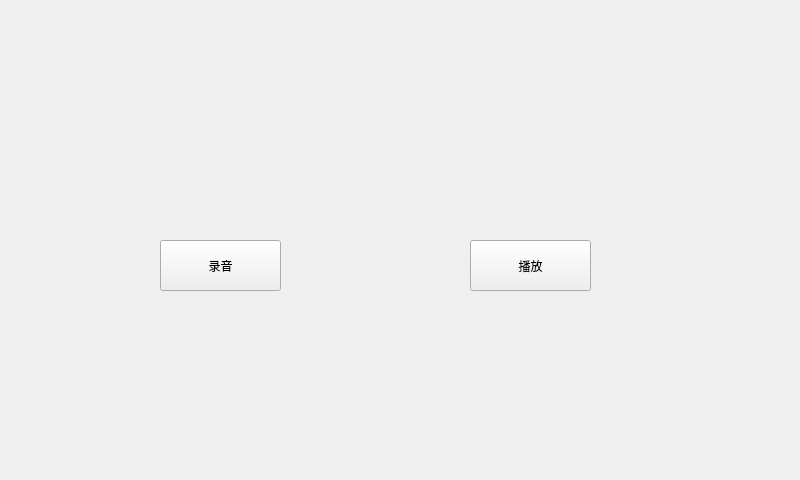
<?xml version="1.0" encoding="UTF-8"?>
<ui version="4.0">
 <class>MyAudio</class>
 <widget class="QWidget" name="MyAudio">
  <property name="geometry">
   <rect>
    <x>0</x>
    <y>0</y>
    <width>800</width>
    <height>480</height>
   </rect>
  </property>
  <property name="windowTitle">
   <string>MyAudio</string>
  </property>
  <widget class="QPushButton" name="pushButton_record">
   <property name="geometry">
    <rect>
     <x>160</x>
     <y>240</y>
     <width>121</width>
     <height>51</height>
    </rect>
   </property>
   <property name="text">
    <string>录音</string>
   </property>
  </widget>
  <widget class="QPushButton" name="pushButton_play">
   <property name="geometry">
    <rect>
     <x>470</x>
     <y>240</y>
     <width>121</width>
     <height>51</height>
    </rect>
   </property>
   <property name="text">
    <string>播放</string>
   </property>
  </widget>
 </widget>
 <resources/>
 <connections/>
</ui>
